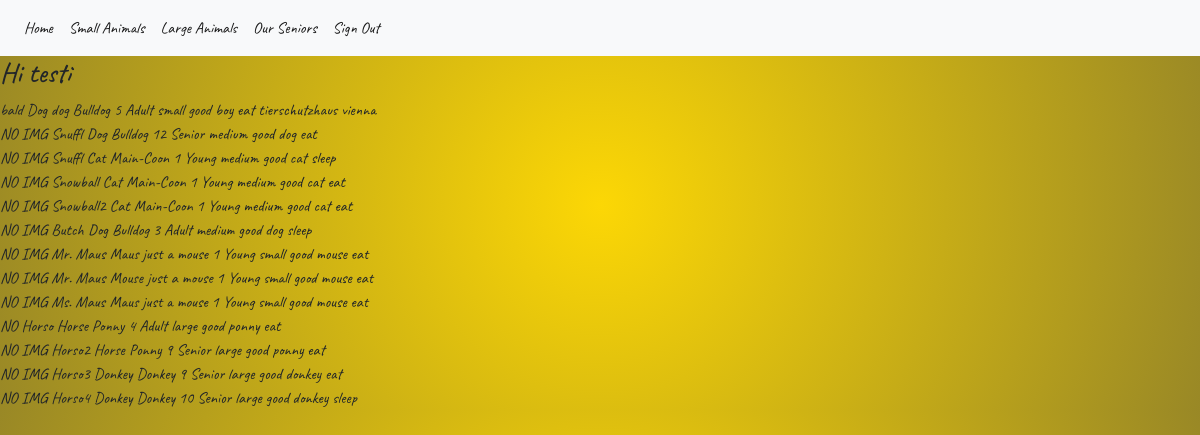
Page /Animals/PHP/home.php (signed in) on the committed database.
### tables this page shows
CREATE TABLE `customer` (
  `customer_id` int(11) NOT NULL,
  `name` varchar(50) NOT NULL,
  `customer_email` varchar(255) NOT NULL,
  `customerPass` varchar(255) NOT NULL,
  `role` enum('customer','admin','super_admin') NOT NULL DEFAULT 'customer'
);

CREATE TABLE `animals` (
  `animals_id` int(11) NOT NULL,
  `img` varchar(255) NOT NULL,
  `name` varchar(50) NOT NULL,
  `type` varchar(50) NOT NULL,
  `breed` varchar(50) NOT NULL,
  `age` int(11) NOT NULL,
  `age_category` enum('Young','Adult','Senior') NOT NULL,
  `size` varchar(50) NOT NULL,
  `description` varchar(255) NOT NULL,
  `hobbies` varchar(255) NOT NULL,
  `location` varchar(255) NOT NULL
);

### Animals/PHP/home.php (the view, shortened to what this page needs)
<?php
require_once 'dbconnect.php';
$res=mysqli_query($conn, "SELECT * FROM customer WHERE customer_id=".$_SESSION['customer']);
$customerRow=mysqli_fetch_array($res, MYSQLI_ASSOC);
?>
<!DOCTYPE html>
<html lang="en">
<head>
    <link rel="stylesheet" href="https://stackpath.bootstrapcdn.com/bootstrap/4.5.0/css/bootstrap.min.css">
    <link rel="stylesheet" href="Style/style.css">
</head>
<body>
<nav class="navbar navbar-expand-lg navbar-light bg-light">
  <div class="collapse navbar-collapse" id="navbarNavDropdown">
    <ul class="navbar-nav">
      <li class="nav-item active">
        <a class="nav-link" href="home.php">Home<span class="sr-only">(current)</span></a>
      </li>
      <li class="nav-item active">
        <a class="nav-link" href="small.php">Small Animals<span class="sr-only">(current)</span></a>
      </li>
      <li class="nav-item active">
        <a class="nav-link" href="large.php">Large Animals<span class="sr-only">(current)</span></a>
      </li>
      <li class="nav-item active">
        <a class="nav-link" href="senior.php">Our Seniors<span class="sr-only">(current)</span></a>
      </li>
      <li class="nav-item active">
        <a class="nav-link" href="logout.php?logout">Sign Out<span class="sr-only">(current)</span></a>
      </li>
    </ul>
  </div>
</nav>
<h3>Hi <?php echo $customerRow['name']; ?></h3>
<div class="home">
    <?php
        $sql = "SELECT * FROM animals ";
        $result = mysqli_query($conn, $sql);
        if($result->num_rows == 0 ){
            echo "No result";
        }elseif($result->num_rows == 1){
            $row = $result->fetch_assoc();
            echo $row["img"]. " " .$row["name"]. " " .$row["type"]. " " . $row["breed"]. " " .$row["age"]. " " .$row["age_category"]. " " .$row["size"]. " " .$row["description"]. " " .$row["hobbies"]. " " .$row["location"]." ";
        }else {
            $rows = $result->fetch_all(MYSQLI_ASSOC);
            foreach ($rows as $value) {
               echo $value["img"]. " " .$value["name"]. " " .$value["type"]. " " . $value["breed"]. " " .$value["age"]. " " .$value["age_category"]. " " .$value["size"]. " " .$value["description"]. " " .$value["hobbies"]. " " .$value["location"] ."<br>";
            }
        }
    ?>
</div>
</body>
</html>

### Animals/PHP/Style/style.css (style rules this page uses)
body { font-family: 'Caveat', cursive; height: 100%; background-color: #fcd705; background: radial-gradient(circle, #fcd705 0%, #998826 100%); }

### rows in the picture
customer: name "testi"
animals: img "bald", name "Dog", type "dog", breed "Bulldog", age "5", age_category "Adult", size "small", description "good boy", hobbies "eat", location "tierschutzhaus vienna"
animals: img "NO IMG", name "Snuffl", type "Dog", breed "Bulldog", age "12", age_category "Senior", size "medium", description "good dog", hobbies "eat"
animals: img "NO IMG", name "Snuffl", type "Cat", breed "Main-Coon", age "1", age_category "Young", size "medium", description "good cat", hobbies "sleep"
animals: img "NO IMG", name "Snowball", type "Cat", breed "Main-Coon", age "1", age_category "Young", size "medium", description "good cat", hobbies "eat"
animals: img "NO IMG", name "Snowball2", type "Cat", breed "Main-Coon", age "1", age_category "Young", size "medium", description "good cat", hobbies "eat"
animals: img "NO IMG", name "Butch", type "Dog", breed "Bulldog", age "3", age_category "Adult", size "medium", description "good dog", hobbies "sleep"
animals: img "NO IMG", name "Mr. Maus", type "Maus", breed "just a mouse", age "1", age_category "Young", size "small", description "good mouse", hobbies "eat"
animals: img "NO IMG", name "Mr. Maus", type "Mouse", breed "just a mouse", age "1", age_category "Young", size "small", description "good mouse", hobbies "eat"
animals: img "NO IMG", name "Ms. Maus", type "Maus", breed "just a mouse", age "1", age_category "Young", size "small", description "good mouse", hobbies "eat"
animals: img "NO", name "Horso", type "Horse", breed "Ponny", age "4", age_category "Adult", size "large", description "good ponny", hobbies "eat"
animals: img "NO IMG", name "Horso2", type "Horse", breed "Ponny", age "9", age_category "Senior", size "large", description "good ponny", hobbies "eat"
animals: img "NO IMG", name "Horso3", type "Donkey", breed "Donkey", age "9", age_category "Senior", size "large", description "good donkey", hobbies "eat"
animals: img "NO IMG", name "Horso4", type "Donkey", breed "Donkey", age "10", age_category "Senior", size "large", description "good donkey", hobbies "sleep"
